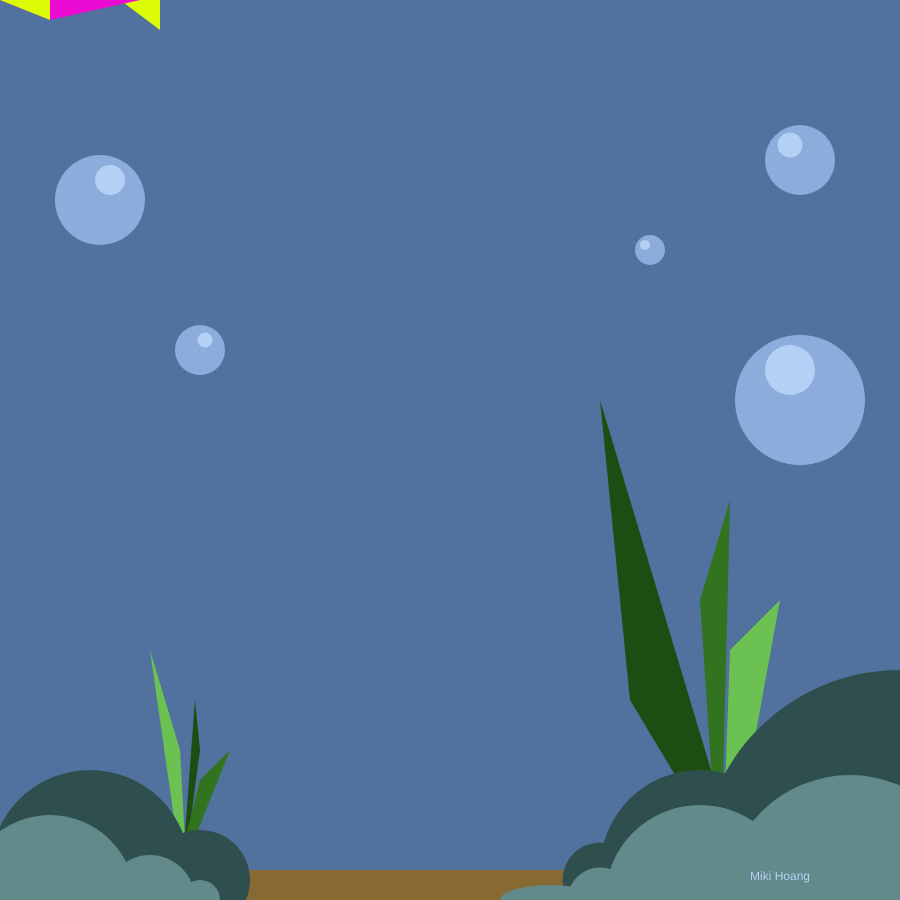
Frame 1 (no input)
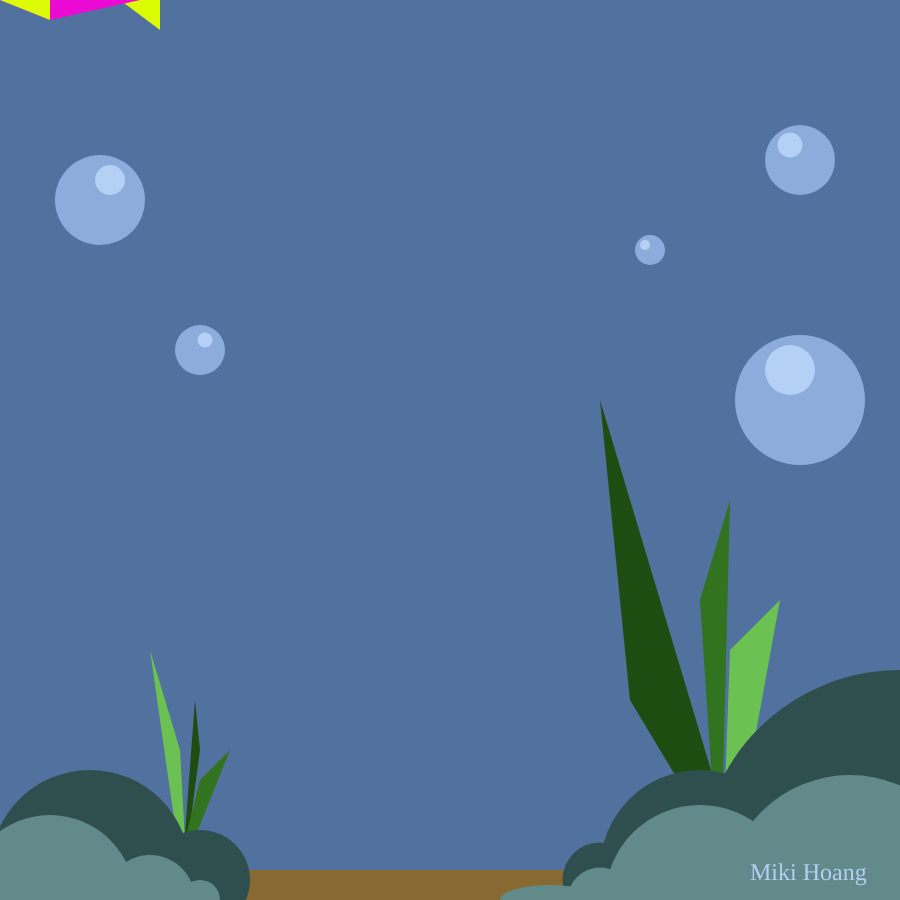
Frame 60 (no input)
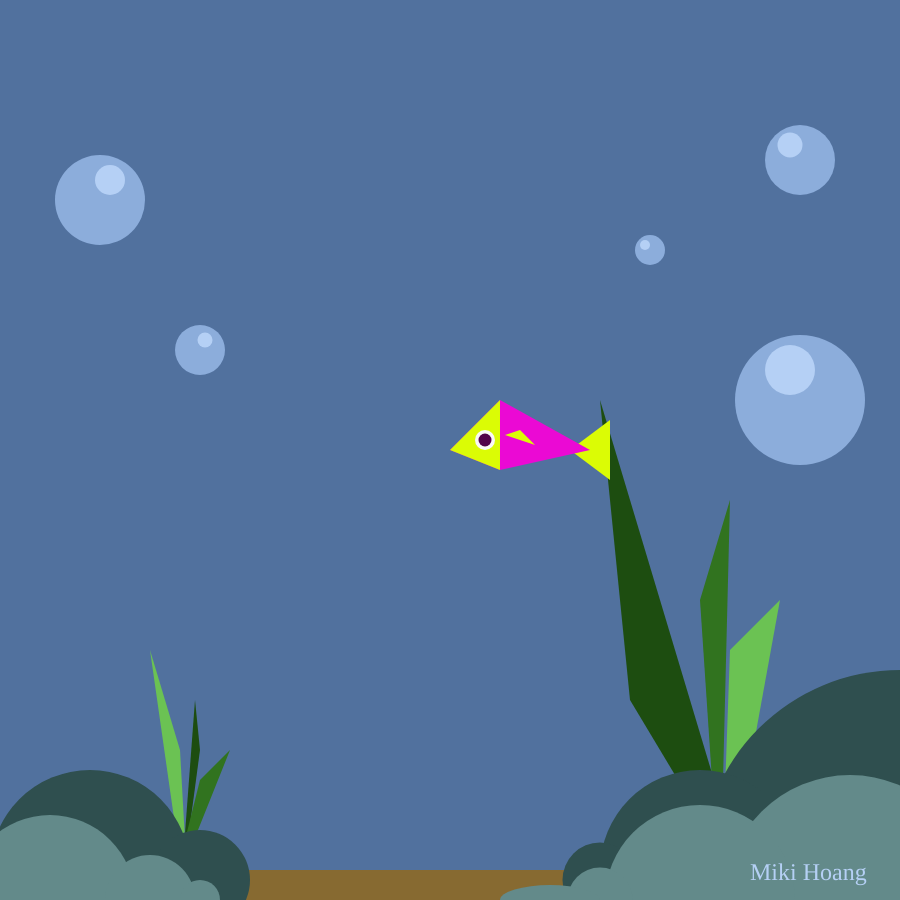
Frame 120 (the mouse pressed at the canvas centre since frame 60)

The p5.js sketch that drew these frames (run headless with seeded random() and noise() and a simulated clock; from frame 60 on, the mouse is pressed at the canvas centre):

// p5.js sketch
// ── sketch.js
// Day in the Life of a Fish (Interactive Scene)
// Miki Hoang
// February 11, 2026

// It's time to live out your new life as a fish! This is an interactive program where a player can use their mouse cursor to swim around a vast ocean. The "F" key will change the appearance of
// the fish, while the middle mouse button will change the appearance of the ocean.



// ----------- GLOBAL VARIABLES ------------
let fishType = fishDiamond
let currentBack = 0
let bgColour = "#51719e"
// -----------------------------------------



function setup() {
  createCanvas(900, 900);
}



function artistMark(){
  text("Miki Hoang", 750, 880);
  textSize(24);
  textFont("Serif");
}



function oceanBG(){
  background(bgColour);
  noStroke();


  fill("#876a31"); // Sand
  rect(0, 870, 900, 500);


  fill("#1d4d10"); // Dark Seaweed (Right)
  triangle(600, 400, 630, 700, 750, 900);
  fill("#31731f"); // Medium Seaweed (Right)
  triangle(700, 600, 730, 500, 720, 900);
  fill("#6bc253"); // Light Seaweed (Right)
  triangle(730, 650, 780, 600, 720, 930);
  fill("#1d4d10"); // Dark Seaweed (Left)
  triangle(195, 700, 200, 750, 180, 900);
  fill("#31731f"); // Medium Seaweed (Left)
  triangle(200, 780, 230, 750, 170, 900);
  fill("#6bc253"); // Light Seaweed (Left)
  triangle(150, 650, 180, 750, 190, 930);


  fill("#2F4F4F"); // Dark Rocks
  circle(90, 870, 200);
  circle(200, 880, 100);
  circle(900, 870, 400);
  circle(700, 870, 200);
  circle(600, 880, 75);
  fill("#638a8a"); // Light Rocks
  circle(50, 900, 170);
  circle(150, 900, 90);
  circle(200, 900, 40);
  circle(850, 900, 250);
  circle(700, 900, 190);
  circle(600, 900, 65);
  ellipse(550, 900, 100, 30);



  fill("#8caddb"); // Bubbles!
  circle(100, 200, 90); 
  circle(200, 350, 50);
  circle(800, 400, 130);
  circle(800, 160, 70);
  circle(650, 250, 30);
  fill("#b5d0f5");
  circle(110, 180, 30);
  circle(205, 340, 15);
  circle(790, 370, 50);
  circle(790, 145, 25);
  circle(645, 245, 10);

}



function fishSquare(){ // Draws a pixel fish!
  fill("#6afa02"); // Tail
  square(mouseX + 140, mouseY + 30, 30);
  square(mouseX + 170, mouseY + 10, 30);
  square(mouseX + 170, mouseY + 50, 30);

  fill("#fa0202"); // Body and Antenna
  rect(mouseX, mouseY, 150, 100);
  rect(mouseX + 20, mouseY - 50, 10, 100);
  rect(mouseX - 30, mouseY - 50, 50, 10);
  rect(mouseX - 30, mouseY - 50, 10, 30);

  fill("#6afa02"); // Face and Fin
  rect(mouseX, mouseY, 60, 100);
  rect(mouseX + 70, mouseY + 40, 30, 20);

   fill("#e3fad2"); // Eye White and Bulb
  square(mouseX + 10, mouseY + 30, 30);
  square(mouseX - 35, mouseY - 20, 20);

  fill("#0d1c01"); // Pupil
  square(mouseX + 15, mouseY + 35, 20);
}



function fishCircle(){ // Draws a round fish!
  fill("#0a21f5"); // Tail and Top Fin
  circle(mouseX + 120, mouseY - 30, 70);
  circle(mouseX + 120, mouseY + 20, 70);
  circle(mouseX, mouseY - 60, 100);

  fill("#0af5dd"); // Body
  ellipse(mouseX, mouseY, 200, 150);

  fill("#0a21f5"); // Face
  circle(mouseX - 30, mouseY, 145);

  fill("#f0f1fc"); // Eye White
  circle(mouseX - 50, mouseY, 50);

  fill("#01031a"); // Pupil
  circle(mouseX - 50, mouseY, 35);
}



function fishDiamond(){ // Draws a geometric fish!
  fill("#dbfc05"); // Tail
  triangle(mouseX + 120, mouseY, mouseX + 160, mouseY + 30, mouseX + 160, mouseY - 30);

  fill("#eb09d4"); // Body
  quad(mouseX + 140, mouseY, mouseX + 50, mouseY - 50, mouseX, mouseY, mouseX + 50, mouseY + 20);

  fill("#dbfc05"); // Fin and Face
  triangle(mouseX + 55, mouseY - 15, mouseX + 85, mouseY - 5, mouseX + 70, mouseY - 20);
  triangle(mouseX + 50, mouseY + 20, mouseX + 50, mouseY - 50, mouseX, mouseY);

  fill("#faf8f7"); // Eye White
  circle(mouseX + 35, mouseY - 10, 20);

  fill("#52024a"); // Pupil
  circle(mouseX + 35, mouseY - 10, 13);
}



function keyPressed(){ // Changes fish type
  if(keyIsPressed){
    if(key === "f" && fishType === fishDiamond){
      fishType = fishCircle
    }
    else if(key === "f" && fishType === fishCircle){
      fishType = fishSquare
    }
    else if(key === "f" && fishType === fishSquare){
      fishType = fishDiamond
    }
  }
}



function mousePressed(){ // Changes background colour
  if(mouseIsPressed){
   if(mouseButton === CENTER){
    currentBack++;
    if(currentBack > 3){
      currentBack = 0;
    }
  }
    if (currentBack === 0){
      bgColour = "#51719e";
    }
    else if (currentBack === 1){
      bgColour = "#8d519e";
    }
    else if (currentBack === 2){
      bgColour = "#447868";
    }
    else if (currentBack === 3){
      bgColour = "#963636";
    }
  }
}



function draw() {
  oceanBG();
  artistMark();
  fishType();
 }
